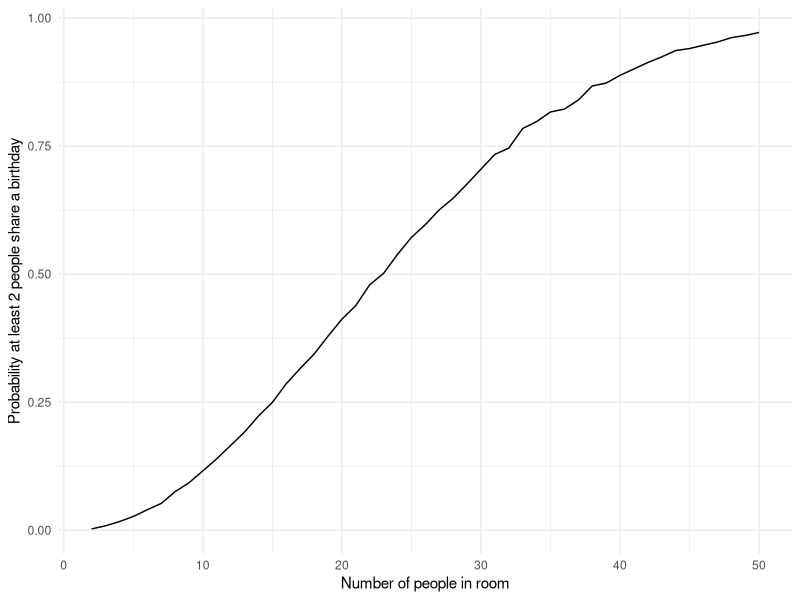

Generate this figure with R: (Note: a time limit stopped this script after it produced the figure.)
## ---- chunk 1
library(tidyverse)
library(patchwork)
set.seed(1)

knitr::opts_chunk$set(
  fig.width = 6,
  fig.asp = .6,
  out.width = "90%",
  dpi = 300
)

theme_set(theme_minimal() + theme(legend.position = "bottom"))

options(
  ggplot2.continuous.colour = "viridis",
  ggplot2.continuous.fill = "viridis"
)

scale_colour_discrete = scale_colour_viridis_d
scale_fill_discrete = scale_fill_viridis_d
## ---- chunk 2
bday_sim <- function(n) {
  bdays <- sample(1:365, size = n, replace = TRUE)

  duplicate <- length(unique(bdays)) < n

  return(duplicate)
}
## ---- chunk 3
sim_res <-
  expand_grid(n = 2:50,
              iter = 1:10000) |>
  mutate(res = map_lgl(n, bday_sim)) |>
  group_by(n) |>
  summarize(prob = mean(res))
## ---- chunk 4
sim_res |>
  ggplot(aes(x = n, y = prob)) +
  geom_line() +
  labs(x = "Number of people in room",
       y = "Probability at least 2 people share a birthday")
## ---- chunk 5
norm_samp <- function(mu, n = 30, sigma = 5){
  sim_data <- tibble(
    x = rnorm(n = n, mean = mu, sd = sigma)
    )
  
  t_test_results <- broom::tidy(t.test(sim_data, mu = 0, conf.level = 0.95))
  
  sim_data |>
    summarize(mu_hat = t_test_results$estimate,
              p_val = t_test_results$p.value)
}

norm_samp(mu = 0)
## ---- chunk 6
sim_results_df <- 
  tibble(iter = 1:5000,
         mu = 0) |>
  mutate(results = map(mu, norm_samp)) |>
  unnest(results)
## ---- chunk 7
sim_results_df <-
  expand_grid(iter = 1:5000, 
              mu = 0:6) |>
  mutate(results = map(mu, norm_samp)) |>
  unnest(results)
## ---- chunk 8
sim_results_df |>
  group_by(mu) |>
  summarize(iter = n(),
            rejected = sum(if_else(p_val < 0.05,TRUE,FALSE))) |>
  mutate(prob_reject = rejected / iter) |>
  ggplot(aes(x = mu, y = prob_reject, fill = mu)) +
  geom_bar(position = "dodge",stat = "identity") +
  labs(x = expression(mu),
       y = "Proportion of times null rejected") +
  theme(legend.position = "none")
## ---- chunk 9
all_sim_plot <- sim_results_df |>
  group_by(mu) |>
  summarize(avg_mu_hat = mean(mu_hat)) |>
  ggplot(aes(x = mu, y = avg_mu_hat)) + 
  geom_point() +
  labs(x = "True mu value",
       y = "Average mu value from simluation",
       title = "All simulations")

rej_sim_plot <- sim_results_df |>
  mutate(rejected = if_else(p_val < 0.05, TRUE, FALSE)) |>
  group_by(mu, rejected) |>
  summarize(avg_mu_hat = mean(mu_hat)) |>
  filter(rejected == TRUE) |>
  ggplot(aes(x = mu, y = avg_mu_hat)) + 
  geom_point(color = "red") +
  labs(x = "True mu value",
       y = "Average mu value from simluation",
       title = "Simulations where null was rejected")

all_sim_plot + rej_sim_plot
